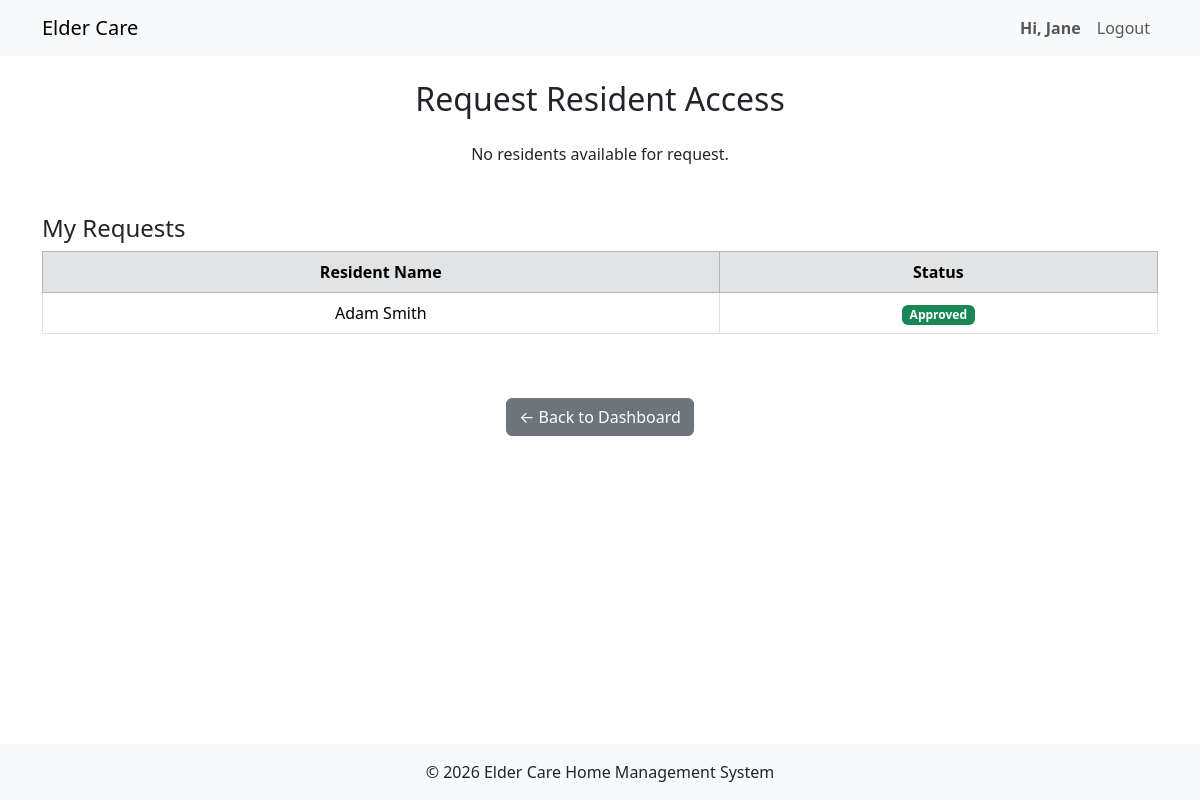
/family/request_resident.php (signed in), run on an earlier commit of the app's database.
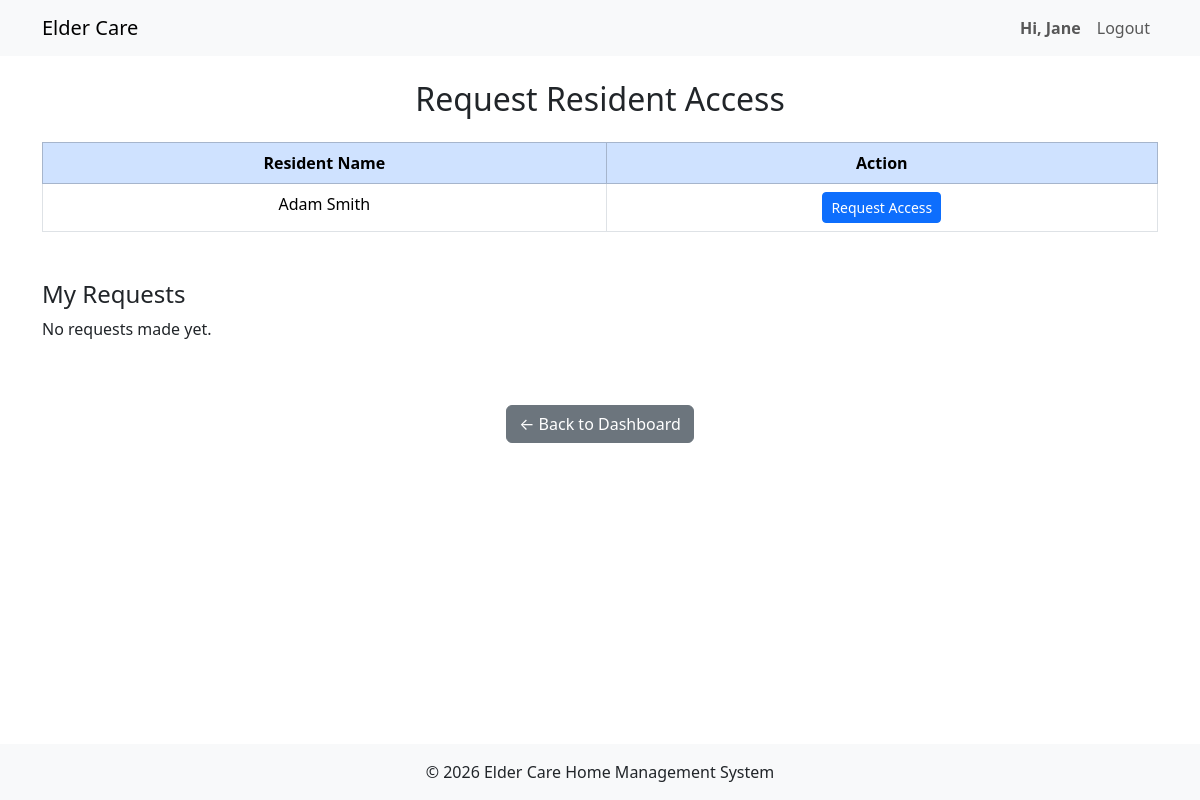
And on a later commit of the database.
### tables this page shows
CREATE TABLE `link` (
  `linkID` int(10) UNSIGNED NOT NULL,
  `residentSIN` varchar(9) NOT NULL,
  `fmID` int(8) UNSIGNED NOT NULL,
  `status` enum('pending','approved') NOT NULL DEFAULT 'pending'
);

CREATE TABLE `resident` (
  `residentSIN` varchar(9) NOT NULL,
  `user_id` int(11) NOT NULL,
  `DoB` date DEFAULT NULL,
  `phone` varchar(15) DEFAULT NULL,
  `profilePhoto` text DEFAULT NULL,
  `ECname` text DEFAULT NULL,
  `ECphone` varchar(15) DEFAULT NULL,
  `ECemail` text DEFAULT NULL,
  `fname` varchar(50) DEFAULT NULL,
  `lname` varchar(50) DEFAULT NULL
);

### family/request_resident.php (the view, shortened to what this page needs)
<?php
include '../includes/header.php';
$stmt = $conn->prepare("SELECT fmID FROM familymember WHERE user_id = ?");
$stmt->execute([$_SESSION['user_id']]);
$family = $stmt->fetch();
$fmID = $family['fmID'];
$stmt = $conn->prepare("
    SELECT r.residentSIN, r.fname, r.lname
    FROM resident r
    WHERE r.residentSIN NOT IN (
        SELECT residentSIN FROM link WHERE fmID=?
    )
");
$stmt->execute([$fmID]);
$residents = $stmt->fetchAll();
?>
<div class="container py-4">
    <h2 class="text-center mb-4">Request Resident Access</h2>
    <?php if (empty($residents)): ?>
        <p class="text-center">No residents available for request.</p>
    <?php else: ?>
        <table class="table table-bordered text-center">
            <thead class="table-primary">
                <tr>
                    <th>Resident Name</th>
                    <th>Action</th>
                </tr>
            </thead>
            <tbody>
                <?php foreach ($residents as $r): ?>
                    <tr>
                        <td><?= htmlspecialchars($r['fname'] . ' ' . $r['lname']) ?></td>
                        <td>
                            <form method="POST" style="display:inline;">
                                <button type="submit" name="request_access" class="btn btn-primary btn-sm">
                                    Request Access
                                </button>
                            </form>
                        </td>
                    </tr>
                <?php endforeach; ?>
            </tbody>
        </table>
    <?php endif; ?>
    <h4 class="mt-5">My Requests</h4>
    <?php
    $stmt = $conn->prepare("
        SELECT r.fname, r.lname, l.status
        FROM link l
        JOIN resident r ON l.residentSIN = r.residentSIN
        WHERE l.fmID = ?
    ");
    $stmt->execute([$fmID]);
    $requests = $stmt->fetchAll();
    ?>
    <?php if (empty($requests)): ?>
        <p>No requests made yet.</p>
    <?php else: ?>
        <table class="table table-bordered text-center">
            <thead class="table-secondary">
                <tr>
                    <th>Resident Name</th>
                    <th>Status</th>
                </tr>
            </thead>
            <tbody>
                <?php foreach ($requests as $req): ?>
                    <tr>
                        <td><?= htmlspecialchars($req['fname'] . ' ' . $req['lname']) ?></td>
                        <td>
                            <span class="badge
                                <?= $req['status']=='approved' ? 'bg-success' : 'bg-warning' ?>">
                                <?= ucfirst($req['status']) ?>
                            </span>
                        </td>
                    </tr>
                <?php endforeach; ?>
            </tbody>
        </table>
    <?php endif; ?>
    </div>
<div class="text-center mt-4">
    <a href="dashboard.php" class="btn btn-secondary">← Back to Dashboard</a>
</div>
<?php include '../includes/footer.php'; ?>

### includes/header.php (shortened to what this page needs)
<?php
$username = $_SESSION['username'] ?? '';
?>
<!doctype html>
<html lang="en">
  <head>
    <link href="https://cdn.jsdelivr.net/npm/bootstrap@5.3.8/dist/css/bootstrap.min.css" rel="stylesheet">
    <link rel="stylesheet" href="../assets/css/styles.css">
  </head>
 <body class="d-flex flex-column min-vh-100">
    <nav class="navbar navbar-expand-lg navbar-light bg-light">
    <div class="container">
        <a class="navbar-brand" href="<?= BASE_URL ?>">Elder Care</a>
        <div class="collapse navbar-collapse" id="navbarNav">
            <ul class="navbar-nav ms-auto">
                <?php if (isset($_SESSION['user_id'])): ?>
                    <li class="nav-item">
                        <a style="font-weight: bold;" class="nav-link">Hi, <?php echo htmlspecialchars($username); ?></a>
                    </li>
                    <li class="nav-item">
                        <a class="nav-link"  href="<?= BASE_URL ?>logout.php">Logout</a>
                    </li>
                <?php endif; ?>
            </ul>
        </div>
    </nav>
    <main class="flex-fill">

### includes/footer.php (shortened to what this page needs)
</main>
<footer class="bg-light text-center py-3 mt-5">
    <div class="container">
        <p class="mb-0">&copy; 2026 Elder Care Home Management System</p>
    </div>
</footer>
</body>
</html>

What changed in the data, as far as the page shows it:
removed link: residentSIN.lname "Adam Smith", status "Approved"
added resident: fname+lname "Adam Smith"
Also different on the page:
text no longer shown: "No residents available for request. Status"
text now shown: "Action No requests made yet."
